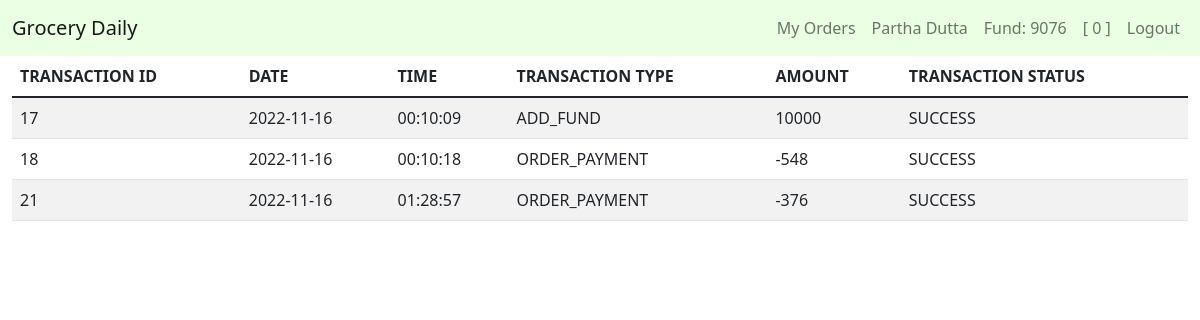
Screenshot of /transactions (signed in) with the database file from the repository.
### tables this page shows
CREATE TABLE users (user_id INTEGER PRIMARY KEY AUTOINCREMENT NOT NULL, name TEXT NOT NULL, email TEXT NOT NULL, phone INTEGER NOT NULL, hash TEXT NOT NULL, cash NUMERIC DEFAULT 0.00);

CREATE TABLE transactions(tran_id INTEGER PRIMARY KEY AUTOINCREMENT NOT NULL, user_id INTEGER NOT NULL, tran_type TEXT NOT NULL, amount NUMERIC NOT NULL, datetime TEXT NOT NULL, tran_status TEXT DEFAULT success);

### app.py (the view)
@app.route("/transactions")
@login_required
def transctions():
    user_id = session["user_id"]
    user_data = db.execute("SELECT * FROM users WHERE user_id = ?;", user_id)
    transactions = db.execute("SELECT * FROM transactions WHERE user_id = ?", user_id)
    for i in transactions:
        i["date"] = datetime.datetime.strptime(i["datetime"], '%Y-%m-%d %H:%M:%S').date()
        i["time"] = datetime.datetime.strptime(i["datetime"], '%Y-%m-%d %H:%M:%S').time()
    return render_template("transactions.html", transactions=transactions, user_data=user_data)

### app.py (called while the page is built)
@app.after_request
def after_request(response):
    response.headers["Cache-Control"] = "no-cache, no-store, must-revalidate"
    response.headers["Expires"] = 0
    response.headers["Pragma"] = "no-cache"
    return response

def login_required(f):
    @wraps(f)
    def decorated_function(*args, **kwargs):
        if session.get("user_id") is None:
            return redirect("/login")
        return f(*args, **kwargs)
    return decorated_function

### templates/transactions.html (shortened to what this page needs)
{% extends "layout.html" %}
{% block user %}
    {{ user_data[0]["name"] }}
{% endblock %}
{% block fund %}
    Fund: {{ user_data[0]["cash"] }}
{% endblock %}
{% block cart %}
    {{ cart|length }}
{% endblock %}
{% block main %}
<table class="table table-striped">
    <thead>
        <tr>
            <th>TRANSACTION ID</th>
            <th>DATE</th>
            <th>TIME</th>
            <th>TRANSACTION TYPE</th>
            <th>AMOUNT</th>
            <th>TRANSACTION STATUS</th>
        </tr>
    </thead>
    <tbody>
        {% for i in transactions %}
        <tr>
            <td>{{ i["tran_id"] }}</td>
            <td>{{ i["date"] }}</td>
            <td>{{ i["time"] }}</td>
            <td>{{ i["tran_type"] }}</td>
            <td>{{ i["amount"] }}</td>
            <td>{{ i["tran_status"] }}</td>
        </tr>
        {% endfor %}
    </tbody>
</table>
{% endblock %}

### rows the page displays
users: name "Partha Dutta", cash "9076"
transactions: tran_id "17", date "2022-11-16", time "00:10:09", tran_type "ADD_FUND", amount "10000", tran_status "SUCCESS"
transactions: tran_id "18", date "2022-11-16", time "00:10:18", tran_type "ORDER_PAYMENT", amount "-548", tran_status "SUCCESS"
transactions: tran_id "21", date "2022-11-16", time "01:28:57", tran_type "ORDER_PAYMENT", amount "-376", tran_status "SUCCESS"

### other values shown
{{ cart|length }} "0"
